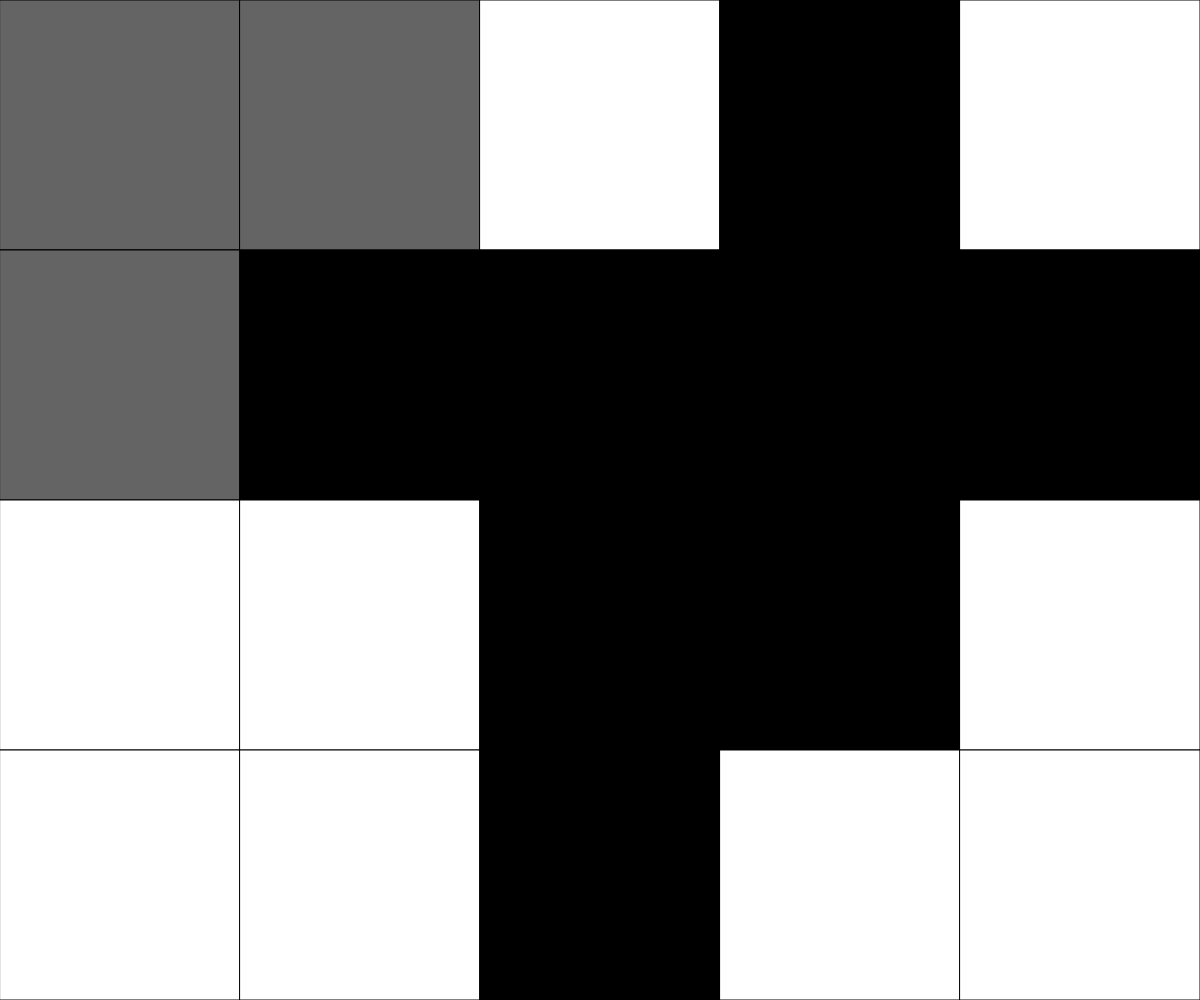
Frame 1 (no input)
Frame 60 (no input): identical to frame 1, image omitted
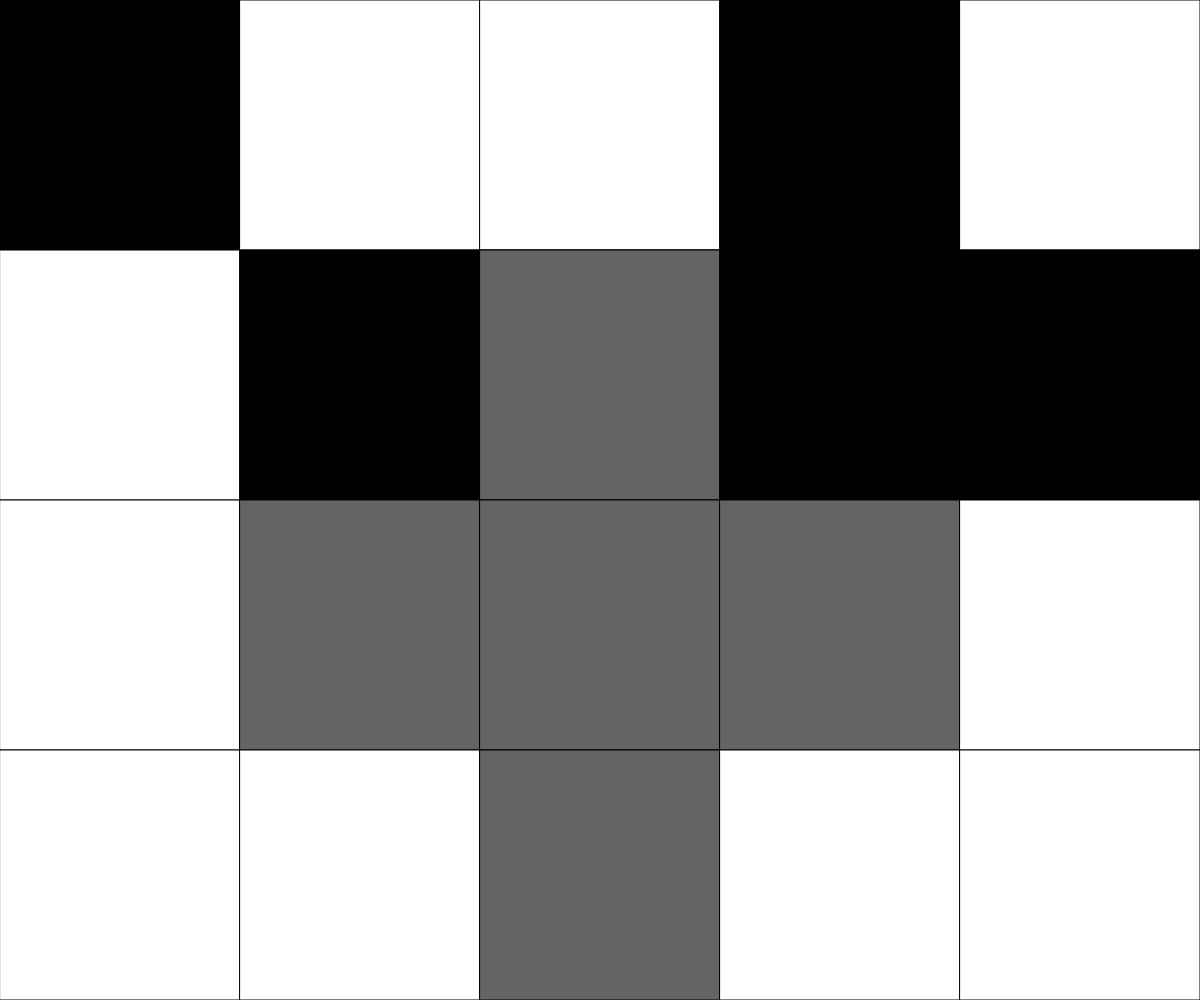
Frame 120 (the mouse pressed at the canvas centre since frame 60)

The p5.js sketch that drew these frames (run headless with seeded random() and noise() and a simulated clock; from frame 60 on, the mouse is pressed at the canvas centre):

// p5.js sketch
// ── sketch.js
//Insert your Comment Header here.

let NUM_ROWS = 4;
let NUM_COLS = 5;
let rectWidth, rectHeight;
let currentRow, currentCol;
let gridData = [[0,0,0,0,0],
                [0,0,0,0,0],
                [0,255,0,0,0],
                [255,255,255,0,0]];



function setup() {
  // Determine the size of each square. Could use windowHeight,windowHeight  for Canvas to keep a square aspect ratio
  createCanvas(windowWidth, windowHeight);
  rectWidth = width/NUM_COLS;
  rectHeight = height/NUM_ROWS;
  randomize()
}

function draw() {
  background(220);
  determineActiveSquare();   //figure out which tile the mouse cursor is over
  drawGrid();                //render the current game board to the screen (and the overlay)
  if (checkWinCon()) {
    fill(100);
    textSize(60);
    textAlign(CENTER, CENTER);
    text("YOU WIN", width/2, height/2);
  }
}




function mousePressed(){
  // cross-shaped pattern flips on a mouseclick. Boundary conditions are checked within the flip function to ensure in-bounds access for array
  if (keyIsDown(SHIFT)) {
    flip(currentCol, currentRow);
  } else {
    flip(currentCol, currentRow);
    flip(currentCol - 1, currentRow);
    flip(currentCol + 1, currentRow);
    flip(currentCol, currentRow - 1);
    flip(currentCol, currentRow + 1);
  }
}
function Cheatercheater(){
  if(keyisdown === SHIFT){

  }
}

function flip(col, row){
  // given a column and row for the 2D array, flip its value from 0 to 255 or 255 to 0
  // conditions ensure that the col and row given are valid and exist for the array. If not, no operations take place.
  if (col >= 0 && col < NUM_COLS ){
    if (row >= 0 && row < NUM_ROWS){
      if (gridData[row][col] === 0) gridData[row][col] = 255;
      else gridData[row][col] = 0;
    }
  }
}

function determineActiveSquare(){
  // An expression to run each frame to determine where the mouse currently is.
  currentRow = int(mouseY / rectHeight);
  currentCol = int(mouseX / rectWidth);
}

function drawGrid(){
  // Render a grid of squares - fill color set according to data stored in the 2D array
  for (let x = 0; x < NUM_COLS ; x++){
    for (let y = 0; y < NUM_ROWS; y++){
      fill(gridData[y][x]); 
      rect(x*rectWidth, y*rectHeight, rectWidth, rectHeight);
      
      if (overlay(x,y)) {
        fill(100);
        rect(x*rectWidth, y*rectHeight, rectWidth, rectHeight);

      }
    }
  }
}


function checkWinCon() {
  let firstValue = gridData [0][0];
  for (let row of gridData) {
    for (let value of row) {
      if (value !== firstValue) return false;
    }
  }
  return true;
}
function randomize() {

  for (let row = 0; row < NUM_ROWS; row++) {
    for (let col = 0; col < NUM_COLS; col++) {
      gridData[row][col] = random([0, 255]);
    }
  }
}
function overlay(x,y) {
  if (keyIsDown(SHIFT)) {
    if(x === currentCol && y === currentRow)
      fill(100);
      rect(x*rectWidth, y*rectHeight, rectWidth, rectHeight);
  }
  if (x === currentCol && y === currentRow) {
    return true;
  }
  if (x === currentCol - 1 && y === currentRow) {
    return true;
  }
  if (x === currentCol + 1 && y === currentRow) {
    return true;
  }
  if (x === currentCol && y === currentRow - 1) {
    return true;
  }
  if (x === currentCol && y === currentRow + 1) {
    return true;
  }
  return false;
}
function determinesquare() {

}

function keypress() {
  //if keypress == 'SPACE'
}
